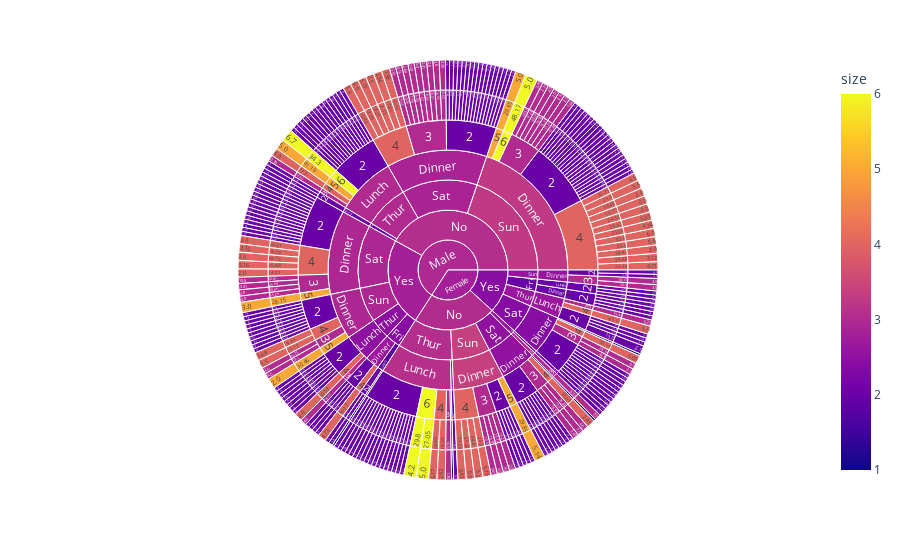

Write notebook code for a chart like this one.
### Markdown cell above
## Assignment
How can we add more values when we hover the pointer on the plot

### Code cell
import plotly.express as px
import pandas as pd  # Make sure you have pandas imported

# Assuming 'tips' is your DataFrame
fig1 = px.sunburst(tips,
                   path=['sex', 'smoker', 'day', 'time','size','total_bill','tip'],
                   values='size',color='size')
fig1.show()

### Figure 1 — Plotly figure (JSON) as saved in the notebook; plotly's stock layout.template omitted (floating-point values rounded to 4 significant figures; data arrays with more than 128 entries replaced by an {"elided": "..."} marker saying what was removed)
{"data": [{"branchvalues": "total", "customdata": {"elided": "584x1 float values"}, "domain": {"x": [0, 1], "y": [0, 1]}, "hovertemplate": "labels=%{label}<br>size_sum=%{value}<br>parent=%{parent}<br>id=%{id}<br>size=%{color}<extra></extra>", "ids": {"elided": "584 str values"}, "labels": {"elided": "584 str values"}, "marker": {"coloraxis": "coloraxis", "colors": {"elided": "584 float values"}}, "name": "", "parents": {"elided": "584 str values"}, "type": "sunburst", "values": {"elided": "584 float values"}}], "layout": {"coloraxis": {"colorbar": {"title": {"text": "size"}}, "colorscale": [[0, "#0d0887"], [0.1111, "#46039f"], [0.2222, "#7201a8"], [0.3333, "#9c179e"], [0.4444, "#bd3786"], [0.5556, "#d8576b"], [0.6667, "#ed7953"], [0.7778, "#fb9f3a"], [0.8889, "#fdca26"], [1, "#f0f921"]]}, "legend": {"tracegroupgap": 0}, "margin": {"t": 60}}}
